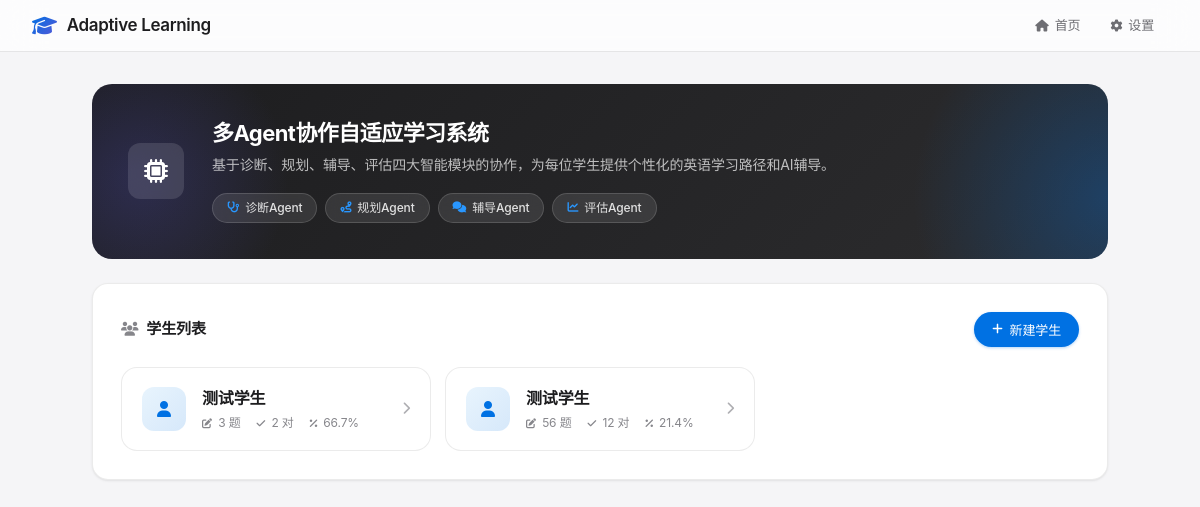
Page /app on the committed database.
### tables this page shows
CREATE TABLE students (
            id INTEGER PRIMARY KEY AUTOINCREMENT,
            name TEXT NOT NULL,
            level TEXT DEFAULT 'beginner',
            target TEXT DEFAULT '',
            created_at TIMESTAMP DEFAULT CURRENT_TIMESTAMP,
            updated_at TIMESTAMP DEFAULT CURRENT_TIMESTAMP
        );

### app.py (the view)
@app.route('/app')
def index():
    students = get_all_students()
    api_key = get_setting("api_key", "")
    return render_template('index.html', students=students, has_api_key=bool(api_key))

### app.py (called while the page is built)
def get_all_students():
    conn = get_db()
    cursor = conn.cursor()
    cursor.execute("""
        SELECT s.*,
               COUNT(ar.id) as total_questions,
               SUM(CASE WHEN ar.is_correct = 1 THEN 1 ELSE 0 END) as correct_questions
        FROM students s
        LEFT JOIN answer_records ar ON s.id = ar.student_id
        GROUP BY s.id
        ORDER BY s.updated_at DESC
    """)
    students = [dict(row) for row in cursor.fetchall()]
    conn.close()
    return students

### database.py (called while the page is built)
def get_db():
    conn = sqlite3.connect(DB_PATH)
    conn.row_factory = sqlite3.Row
    conn.execute("PRAGMA journal_mode=WAL")
    conn.execute("PRAGMA foreign_keys=ON")
    return conn

def get_setting(key, default=None):
    conn = get_db()
    cursor = conn.cursor()
    cursor.execute("SELECT value FROM settings WHERE key=?", (key,))
    row = cursor.fetchone()
    conn.close()
    return row["value"] if row else default

### templates/index.html (shortened to what this page needs)
{% extends "base.html" %}
{% block content %}
<div class="hero-card page-enter page-enter-delay-1">
    <div class="hero-icon">
        <i class="fa-solid fa-microchip"></i>
    </div>
    <div class="hero-content">
        <h2>多Agent协作自适应学习系统</h2>
        <p>基于诊断、规划、辅导、评估四大智能模块的协作，为每位学生提供个性化的英语学习路径和AI辅导。</p>
        <div class="agent-tags">
            <span class="agent-tag"><i class="fa-solid fa-stethoscope"></i> 诊断Agent</span>
            <span class="agent-tag"><i class="fa-solid fa-route"></i> 规划Agent</span>
            <span class="agent-tag"><i class="fa-solid fa-comments"></i> 辅导Agent</span>
            <span class="agent-tag"><i class="fa-solid fa-chart-line"></i> 评估Agent</span>
        </div>
    </div>
</div>
<div class="card page-enter page-enter-delay-2">
    <div class="card-header">
        <div class="card-title"><i class="fa-solid fa-users"></i> 学生列表</div>
        <button class="btn btn-primary" onclick="showCreateModal()">
            <i class="fa-solid fa-plus"></i> 新建学生
        </button>
    </div>
    {% if students %}
    <div class="student-grid">
        {% for student in students %}
        <a href="/student/{{ student.id }}" class="student-card">
            <div class="student-avatar">
                <i class="fa-solid fa-user"></i>
            </div>
            <div class="student-info">
                <div class="student-name">{{ student.name }}</div>
                <div class="student-meta">
                    <span><i class="fa-solid fa-pen-to-square"></i> {{ student.total_questions or 0 }} 题</span>
                    <span><i class="fa-solid fa-check"></i> {{ student.correct_questions or 0 }} 对</span>
                    <span><i class="fa-solid fa-percent"></i> {{ "%.1f"|format(student.correct_questions * 100 / student.total_questions) if student.total_questions else 0 }}%</span>
                </div>
            </div>
            <i class="fa-solid fa-chevron-right student-arrow"></i>
        </a>
        {% endfor %}
    </div>
    {% endif %}
</div>
{% endblock %}

### templates/base.html (shortened to what this page needs)
<!DOCTYPE html>
<html lang="zh-CN">
<head>
    <link rel="stylesheet" href="{{ url_for('static', filename='css/style.css') }}">
    <link rel="stylesheet" href="https://cdnjs.cloudflare.com/ajax/libs/font-awesome/6.5.1/css/all.min.css">
</head>
<body>
    <nav class="navbar">
        <a href="/" class="navbar-brand">
            <i class="fa-solid fa-graduation-cap"></i>
            <span>Adaptive Learning</span>
        </a>
        <div class="navbar-links">
            <a href="/app"><i class="fa-solid fa-house"></i> 首页</a>
            <a href="/settings"><i class="fa-solid fa-gear"></i> 设置</a>
        </div>
    </nav>
    <div class="container">
        {% block content %}{% endblock %}
    </div>
</body>
</html>

### rows in the picture
students: name "测试学生", total_questions "3", id "2", correct_questions "66.7"
students: name "测试学生", total_questions "56", correct_questions "12", correct_questions "21.4"
